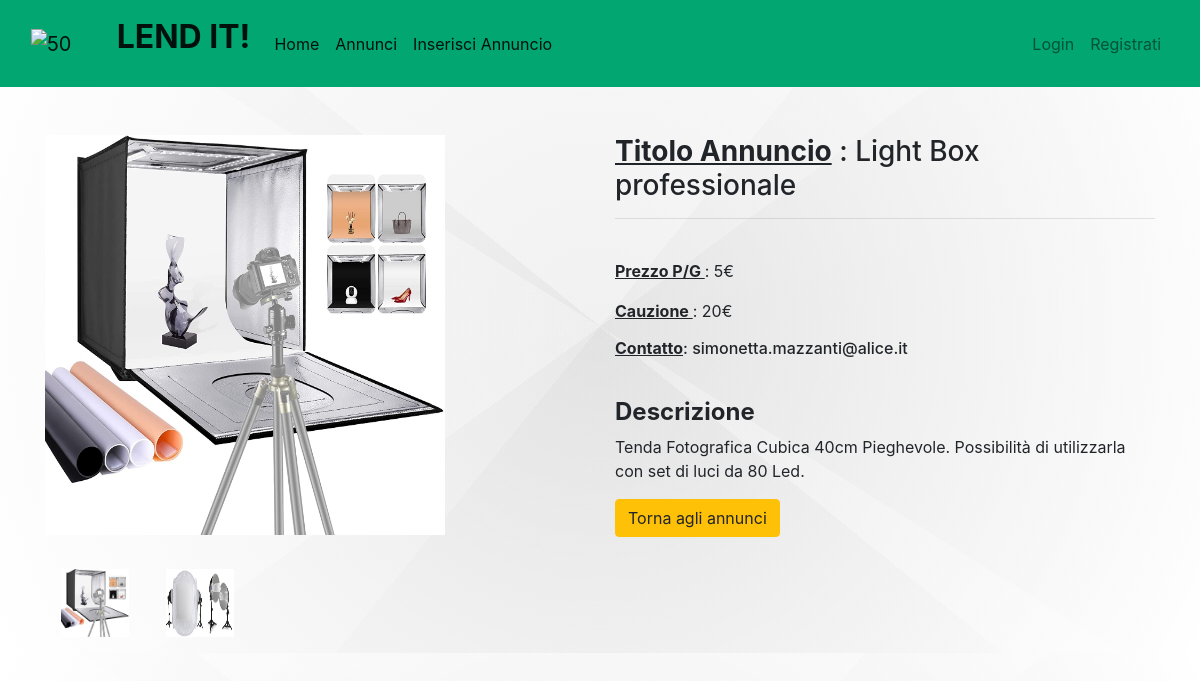
Screenshot of /item3 with the database file from the repository.
### market/models.py (models this page shows, shortened)
class Item(db.Model):
    __searchable__ = ['name', 'provincia']
    id = db.Column(db.Integer(), primary_key=True)
    name = db.Column(db.String(length=30), nullable=False, unique=True)
    price = db.Column(db.Integer(), nullable=False)
    cauzione = db.Column(db.Integer(), nullable=False)
    provincia = db.Column(db.String(length=2), nullable=False)
    description = db.Column(db.String(length=2000), nullable=False, unique=True)
    contatto = db.Column(db.String(length=60), nullable=False, unique=True)
    owner = db.Column(db.Integer(), db.ForeignKey('user.id'))
    image1 = db.Column(db.String(150), nullable=False)
    image2 = db.Column(db.String(150), nullable=False)

### market/routes.py (the view)
@app.route('/item<int:id>')
def singolo_prodotto(id):
    item = Item.query.get_or_404(id)
    return render_template('dettagli_prodotto.html', item=item)

### market/templates/dettagli_prodotto.html (shortened to what this page needs)
{% extends 'base.html' %}
{% block content %}
    <div class="container mt-5">
          <div class="row">
              <div class="col-md-6" id="p_image">
                  <img src="{{ url_for('static', filename='immagini/' + item.image1)}}" alt="{{ item.name }}" width="400" height="400">
              </div>
              <div class="col-md-6">
               <h3><U><strong>Titolo Annuncio</strong></U> : {{ item.name }} </h3>
                  <hr style="color: #01A670 ">
              <br>
                  <p> <U><strong>Prezzo P/G </strong></U>: {{ item.price }}€</p>
               <p> <U><strong>Cauzione </strong></U>: {{ item.cauzione }}€</p>
                  <h6> <U><strong>Contatto</strong></U>: {{ item.contatto }}</h6>
                  <br>
              <h4><b> Descrizione </b></h4>
              <p> {{ item.description }}</p>
                  <a href="{{ url_for('annunci_page') }}" class="btn btn-warning">Torna agli annunci</a>
          </div>
          </div>
    <div class="row">
        <div class="col-md-12 mt-3" id="s_image">
              <img src="{{ url_for('static', filename='immagini/' + item.image1)}}" alt="{{ item.name }}" width="100" height="100" class="p-3">
              <img src="{{ url_for('static', filename='immagini/' + item.image2)}}" alt="{{ item.name }}" width="100" height="100" class="p-3">
        </div>
    </div>
    </div>
{% endblock content %}

### market/templates/dettagli_prodotto.html (style rules this page uses)
body { background-image: radial-gradient(circle at center center, transparent, rgb(255, 255, 255)), linear-gradient(309deg, rgba(90, 90, 90, 0.05) 0%, rgba(90, 90, 90, 0.05) 50%, rgba(206, 206, 206, 0.05) 50%, rgba(206, 206, 206, 0.05) 100%), linear-gradient(39deg, rgba(13, 13, 13, 0.05) 0%, rgba(13, 13, 13, 0.05) 50%, rgba(189, 189, 189, 0.05) 50%, rgba(189, 189, 189, 0.05) 100%), linear-gradient(144deg, rgba(249, 249, 249, 0.05) 0%, rgba(249, 249, 249, 0.05) 50%, rgba(111, 111, 111, 0.05) 50%, rgba(111, 111, 111, 0.05) 100%), linear-gradient(166deg, rgba(231, 231, 231, 0.05) 0%, rgba(231, 231, 231, 0.05) 50%, rgba(220, 220, 220, 0.05) 50%, rgba(220, 220, 220, 0.05) 100%), linear-gradient(212deg, rgba(80, 80, 80, 0.05) 0%, rgba(80, 80, 80, 0.05) 50%, rgba(243, 243, 243, 0.05) 50%, rgba(243, 243, 243, 0.05) 100%), radial-gradient(circle at center center, hsl(107, 19%, 100%), hsl(107, 19%, 100%)); }

### rows the page displays
Item: image1 (picture), name "Light Box professionale", price "5", cauzione "20", contatto "simonetta.mazzanti@alice.it", description "Tenda Fotografica Cubica 40cm Pieghevole. Possibilità di utilizzarla con set di luci da 80 Led.", image2 (picture)
